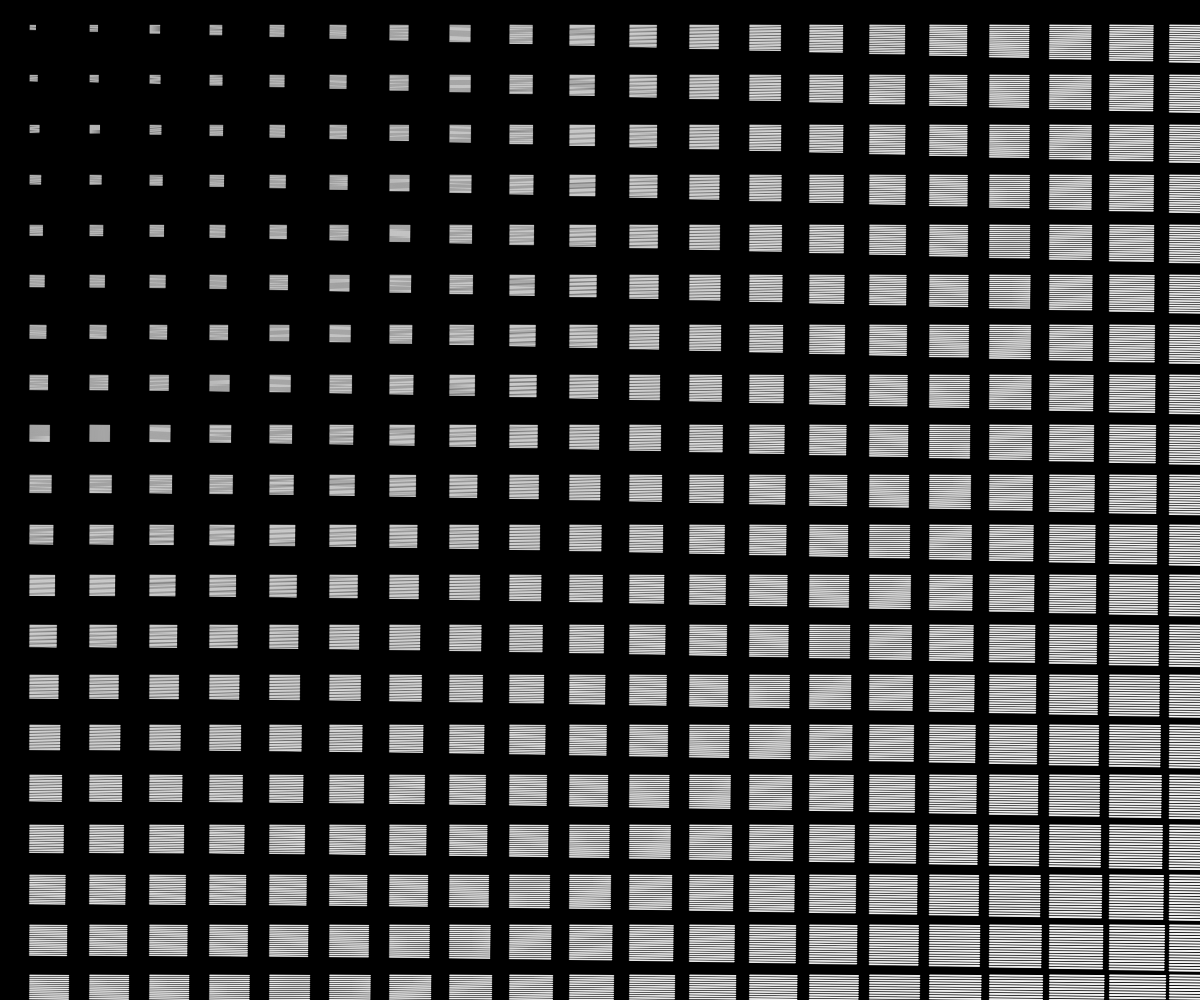
Frame 1 (no input)
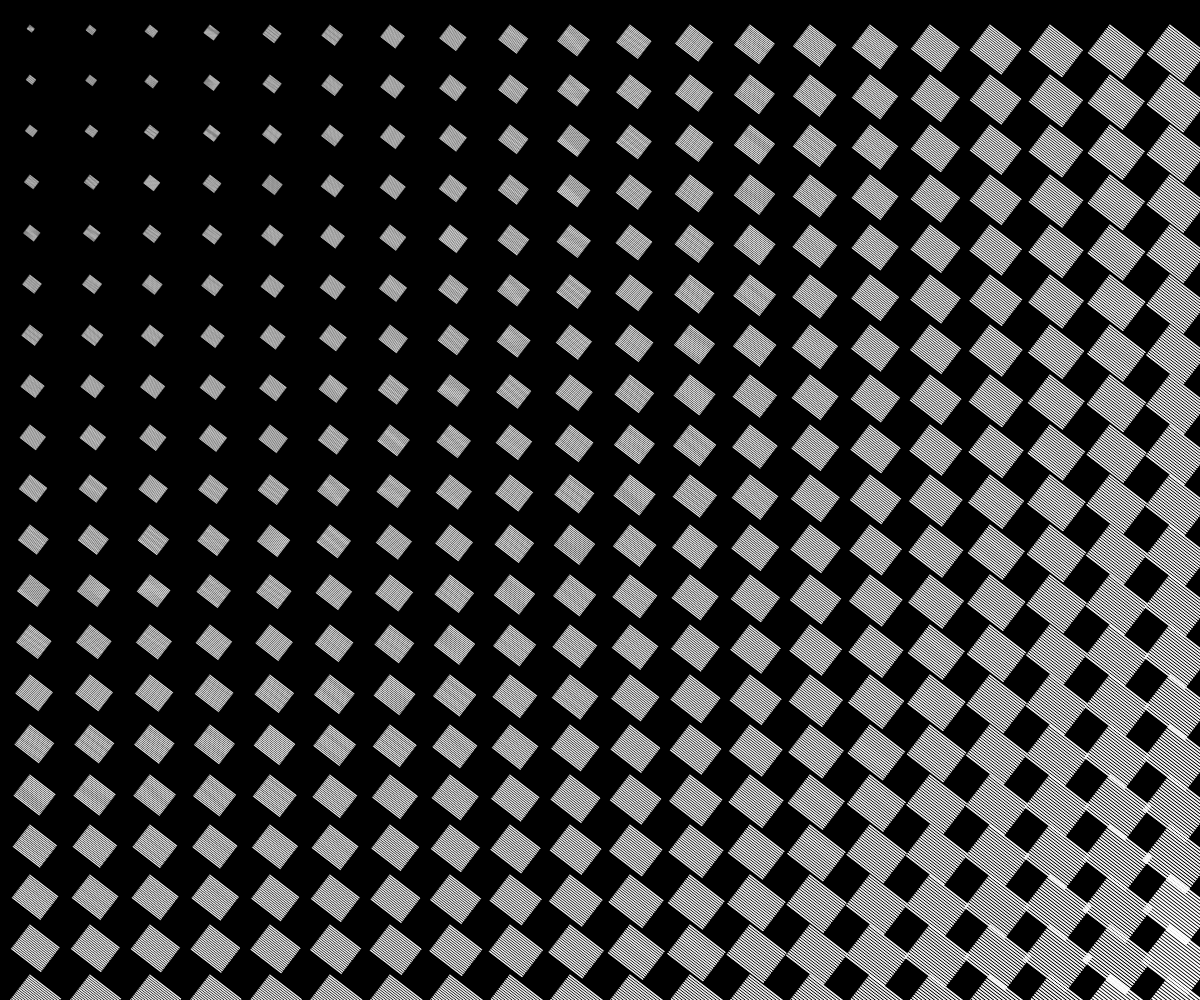
Frame 60 (no input)
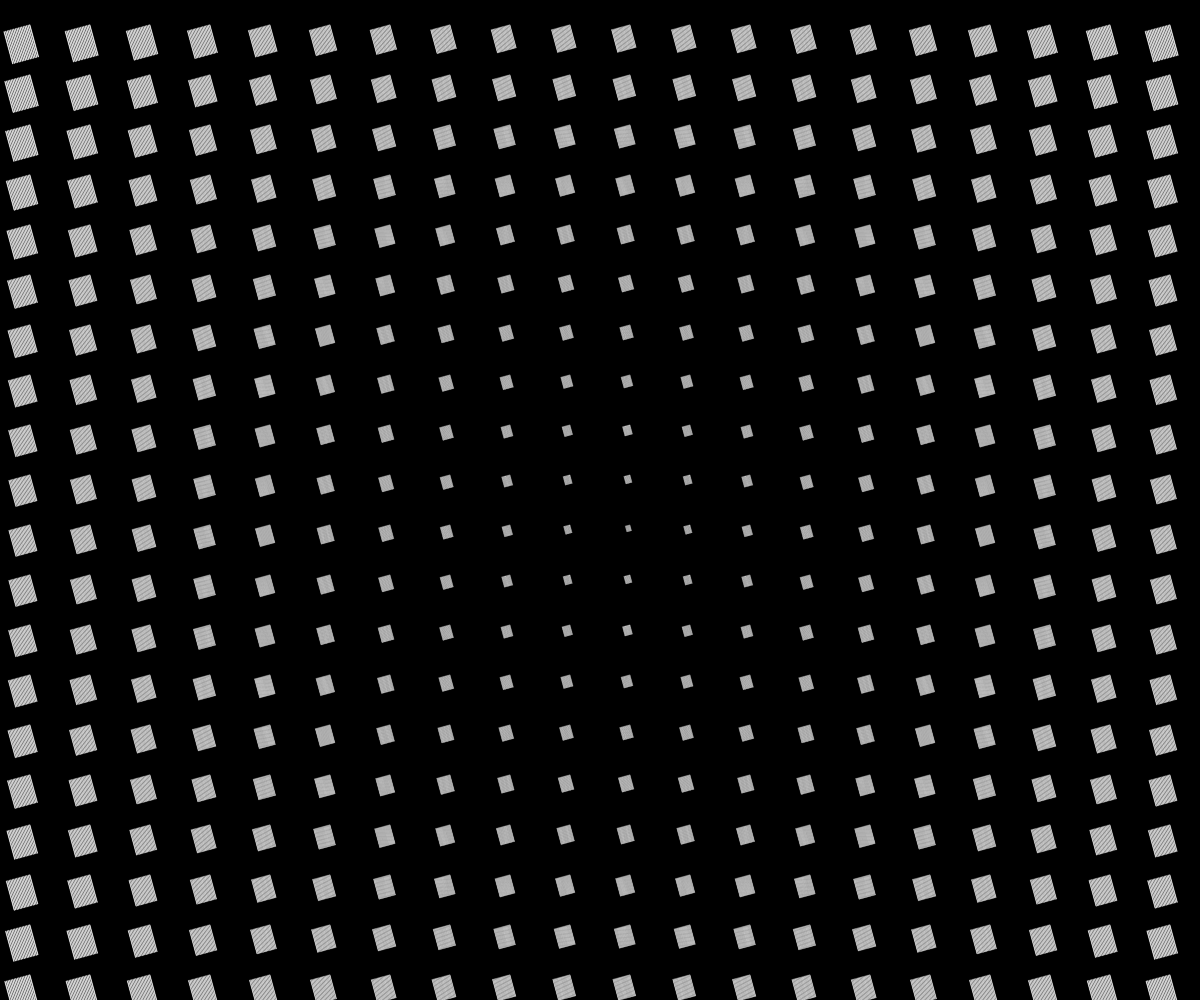
Frame 120 (the mouse pressed at the canvas centre since frame 60)

The p5.js sketch that drew these frames (run headless with seeded random() and noise() and a simulated clock; from frame 60 on, the mouse is pressed at the canvas centre):

// p5.js sketch
// ── sketch.js
let tilesX = 20;
let tilesY = 20;
let gridX, gridY;

let diagonale;//maximale distanz zur Maus



function setup() {
  createCanvas(windowWidth, windowHeight);
  gridX = width / tilesX;
  gridY = height / tilesY;
  angleMode(DEGREES);
  //diagonale=round(sqrt(pow(width,2)+pow(height, 2)));

  diagonale=dist(0,0,width, height);//einfachere version der rechnung oben

}

function draw() {
  background(0);
  stroke(255)
  for (let y = 0; y < tilesY; y++) {
    for (let x = 0; x < tilesX; x++) {
      //Distanz zur Maus
      let distanz=dist(mouseX, mouseY, (x*gridX), (y*gridY));
      push();
      translate(x*gridX+gridX/2, y*gridY+gridY/2);
      
      let f=map(distanz,0, diagonale, 0.1,1.0);

      //scale(0.5,1);
      rotate(sin(frameCount/10)*360);
      scale(f);
      for(let n=0;n<gridY;n+=3){
        push();
        translate(0,n);
        rect(0, 0, gridX, 1);
        pop();
      }
      

      pop();
    }

  }
}

// ── app.css
body{
    margin:0px;
    padding:0px;
    background-color: black;
    font-family: Inconsolata,monospace;
    color:white;
}
main{
    width:100vw;
    display:flex;
    align-items: center;
    justify-content: center;
    z-index:1;
}

header{
    width:100vw;
    position:fixed;
    bottom:0px;
    display:flex;
    align-items: center;
    z-index:2;
    
}
main#p5sketch{
    position: fixed;
    top:0px;
}
@media screen and (max-width: 30em){
    header{
        position:relative;
        margin-top:2rem;
    }
}
header h1{
    font-weight: normal;
    padding:0.5rem;
    margin:1rem;
    font-size: 1rem;;
    background-color: black;
}

nav{
    position:relative;
    top:1rem;
    display:flex;
    z-index:10;
    z-index:2;
   
}
nav ul{
    width:calc(100vw - 2rem);
    display:flex;
    flex-wrap: wrap;
    margin:0px;
    
    padding:0px;
   
}
nav ul li{
    list-style-type: none;
    border:1px solid white;
    font-size: 1rem;
    padding:0.5rem;
    margin:1rem;
    flex-basis: 200px;
    flex-grow: 1;
    background-color: black;
}
nav ul li a{
    text-decoration: none;
    color:white;
}
nav ul li:hover {
    background-color: white;
    
}
nav ul li:hover a {
   color:black;
}
section#screenshots{
    width:100vw;
    display:flex;
    align-items: center;
    justify-content: space-around;
    padding-top:4rem;
    padding-bottom: 8rem;;
}

section#screenshots img{
    width:28vw;
}

footer{
    position: fixed;
    bottom:20px;
    width:100vw;
    display:flex;
    align-items: center;
    justify-content: space-around;
    padding-top:4rem;
    z-index:10;
}

footer a {
    display:block;
	width: 60px;
	height: 52px;
	
}

.arrows path {
	stroke: #FFFFFF;
	fill: transparent;
	stroke-width: 2px;	
	
}

.arrows path:hover{
    stroke-width: 4px;	
}
